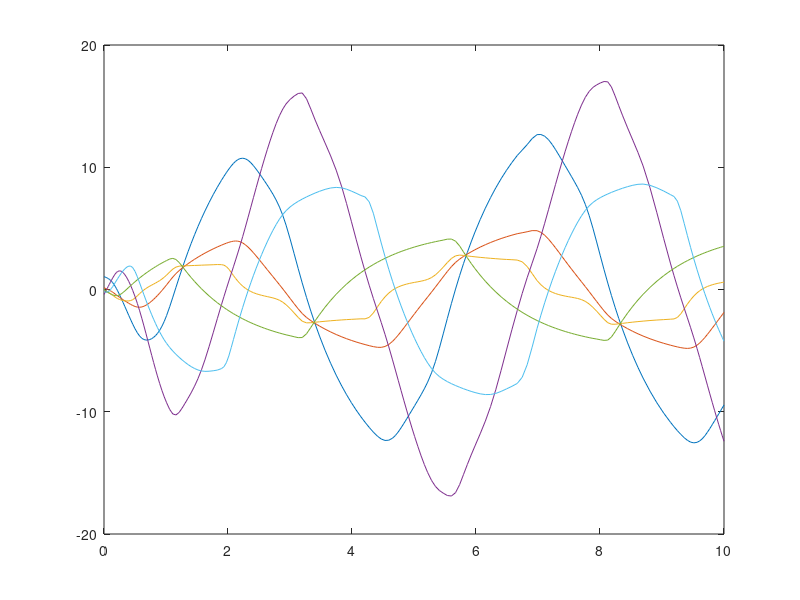

Here is the MATLAB script that generated this plot: (Note: this script raises an error after producing the figure.)
function [t,y] = srep05030_example1()
A = [0 7.2 9.3 0 0 -1;
     -1 0 7 0 0 0;
     -3 4.2 -3.5 -4.4 0 0;
     8.5 6.7 -7.7 0 -9 0;
     -5 0 0 0 0 0;
     0 2.5 0 10 -2.5 0];

[t,y] = ode45(@(t,x) ode_model(t,x,A),[0 10],randn(6,1));
plot(t,y)
pin.n = 6;
pin.f = A;

pin_simulation_result.t = t;
pin_simulation_result.y = y;
pin_simulation_results = cell(1,1);
pin_simulation_results{1} = pin_simulation_result;

instance = Instance(pin,pin_simulation_results);

instances = cell(2,1);
instances{1} = instance;
instances{2} = instance;
dataset = Dataset(instances);
dataset.dumpJson('example1.json');

end

function dx = ode_model(t,x,A)
    dx = zeros(6,1);
    for i=1:6
       dx(i) = -x(i);
       for k=1:6
           dx(i) = dx(i) + A(i,k)*tanh(x(k));
       end
    end
end
